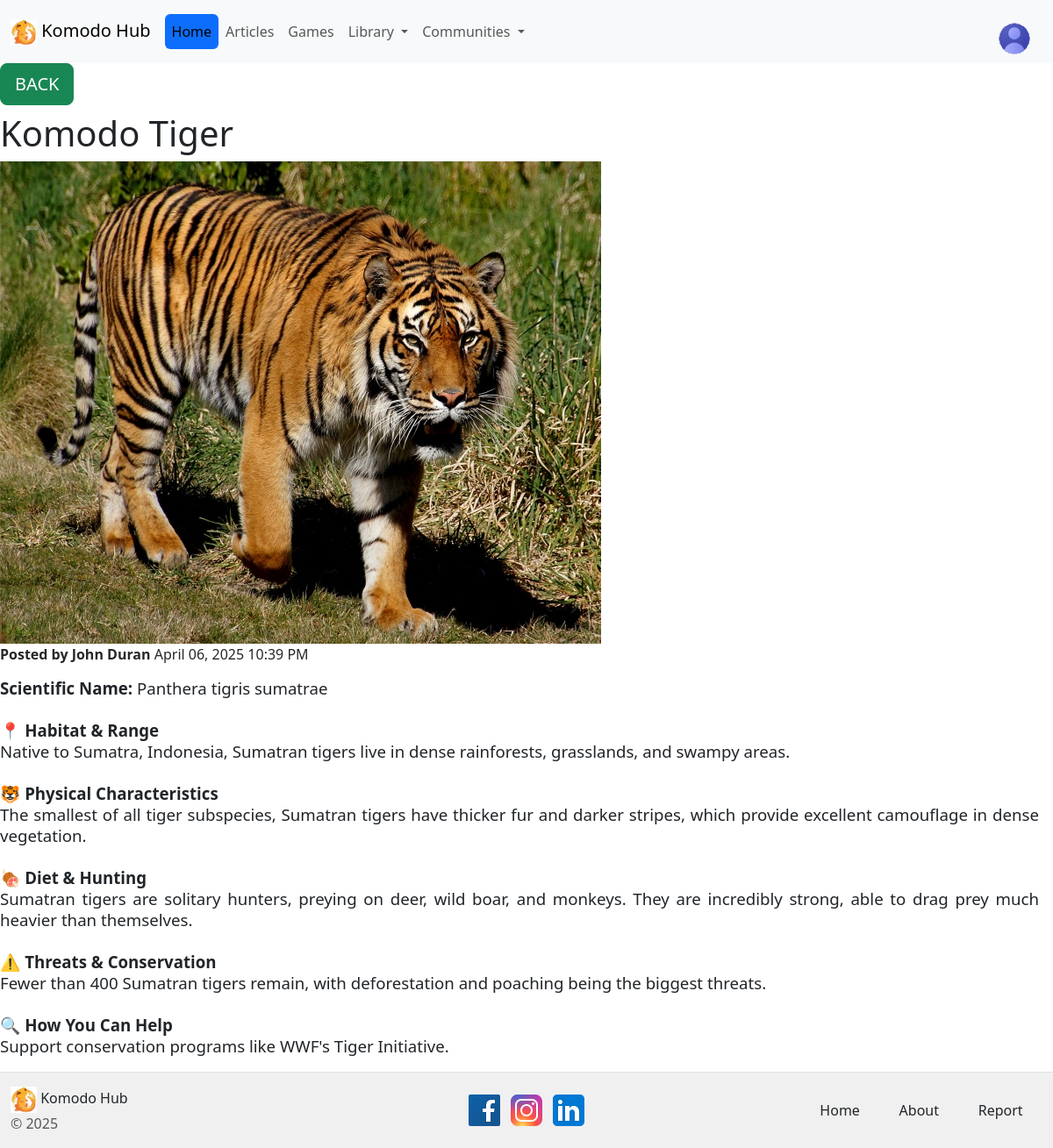
Screenshot of /communitycontopen/1 (signed in) with the database file from the repository.
### website/models.py (models this page shows)
class Article(db.Model):
    id = db.Column(db.Integer, primary_key=True)
    title = db.Column(db.String(255))
    image = db.Column(db.String(255))
    description = db.Column(db.String(255))
    details = db.Column(db.String(100000))
    date = db.Column(db.DateTime(timezone=True), default=func.now())
    user_id = db.Column(db.Integer, db.ForeignKey('user.id'))
    org_id = db.Column(db.Integer, db.ForeignKey('organization.id'))
    comments = db.relationship('Comment', backref='article', lazy=True)

class User(db.Model, UserMixin):
    id = db.Column(db.Integer, primary_key=True)
    firstname = db.Column(db.String(70))
    lastname = db.Column(db.String(70))
    email = db.Column(db.String(70), unique=True)
    password = db.Column(db.String(70))
    role_id = db.Column(db.Integer, db.ForeignKey('role.id'))
    organ_id = db.Column(db.Integer, db.ForeignKey('organization.id'))
    articles = db.relationship('Article', backref='user', lazy=True)
    comments = db.relationship('Comment', backref='user', lazy=True)
    informations = db.relationship('Information', backref='user', lazy=True)

### website/views.py (the view)
@views.route('/communitycontopen/<int:article_id>')
@login_required
def communitycontopen(article_id):
    article = Article.query.get(article_id)
    comments = Comment.query.filter_by(art_id=article_id).all()
    organization = Organization.query.filter_by(id=current_user.organ_id).first()
    return render_template("contentopener.html", user=current_user, article=article, comments=comments, organization=organization)

### website/__init__.py (called while the page is built)
def create_app():
    app = Flask(__name__)
    app.config['SECRET_KEY'] = ' it does some encryption related to the website, whatever we type here will be the secret key for the app'
    app.config['UPLOAD_FOLDER'] = UPLOAD_FOLDER
    app.config['SQLALCHEMY_DATABASE_URI'] = f'sqlite:///{DB_NAME}'
    db.init_app(app)
    from .views import views
    from .auth import auth
    app.register_blueprint(views, url_prefix='/')
    app.register_blueprint(auth, url_prefix='/') # / = no prefix in the route
    from .models import User, Article
    create_database(app)
    create_imgpath(app)
    login_manager = LoginManager()
    login_manager.login_view = 'auth.login'
    login_manager.init_app(app)
    @login_manager.user_loader
    def load_user(id):
        return User.query.get(int(id))
    return app

### website/views.py (called while the page is built)
@views.context_processor        # To ensure that the organizations is available on the
def inject_organizations():
    organizations = Organization.query.all()
    return dict(organizations=organizations)

### website/templates/contentopener.html (shortened to what this page needs)
{% extends "base2.html" %}
{% block content %}
    <button class="btn btn-success btn-lg mb-2" onclick="goBack()">BACK</button>
    <div>
        <div>
            <h1>{{ article.title }}</h1>
        </div>
        <div>
            <img src="{{ url_for('static', filename='images/upload/' + article.image) }}" class="img-fluid"  alt="{{ article.title }}">
            <p style="color: rgb(39, 39, 39);"><b>Posted by {{article.user.firstname}} {{article.user.lastname}}</b>    {{article.date.strftime('%B %d, %Y  %I:%M %p')}}</p>
        </div>
        <div class="me-3" style="text-align: justify;">
            <p>
                {{ article.details | safe }}
            </p>
    </div>
</div>
{% endblock %}

### rows the page displays
Article: title "Komodo Tiger", image (picture), date "April 06, 2025 10:39 PM", details "Scientific Name: Panthera tigris sumatrae 📍 Habitat & Range Native to Sumatra, Indonesia, Sumatran tigers live in dense rainforests, grasslands, and swampy areas. 🐯 Physical Characteristics The smallest of all tiger subspecies, Sumatran tigers have thicker fur and darker stripes, which provide excellent camouflage in dense vegetation. 🍖 Diet & Hunting Sumatran tigers are solitary hunters, preying on deer, wild boar, and monkeys. They are incredibly strong, able to drag prey much heavier than themselves. ⚠️ Threats & Conservation Fewer than 400 Sumatran tigers remain, with deforestation and poaching being the biggest threats. 🔍 How You Can Help Support conservation programs like WWF's Tiger…"
User: user.firstname "John", user.lastname "Duran"
